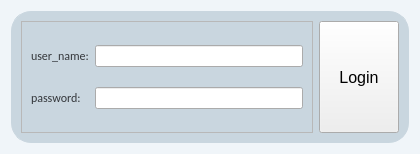
<?xml version="1.0" encoding="UTF-8"?>
<ui version="4.0">
 <class>mainWindow</class>
 <widget class="QWidget" name="mainWindow">
  <property name="geometry">
   <rect>
    <x>0</x>
    <y>0</y>
    <width>420</width>
    <height>154</height>
   </rect>
  </property>
  <property name="windowTitle">
   <string>Login</string>
  </property>
  <property name="styleSheet">
   <string notr="true">QWidget#mainWindow{
	background-color:#F0F5F9;
}
QFrame#frame{
	background-color:#C9D6DF;
	border:1px solid #C9D6DF;
	border-radius:20px;
}

QLabel{
	color:#34373b;
	font-family:Calibri;
}

QPushButton{
	font-family:Arial;
	font-size:16px;
}</string>
  </property>
  <layout class="QVBoxLayout" name="verticalLayout">
   <item>
    <widget class="QFrame" name="frame">
     <property name="frameShape">
      <enum>QFrame::StyledPanel</enum>
     </property>
     <property name="frameShadow">
      <enum>QFrame::Raised</enum>
     </property>
     <layout class="QHBoxLayout" name="horizontalLayout">
      <item>
       <widget class="QFrame" name="frame_2">
        <property name="sizePolicy">
         <sizepolicy hsizetype="Preferred" vsizetype="Preferred">
          <horstretch>0</horstretch>
          <verstretch>0</verstretch>
         </sizepolicy>
        </property>
        <property name="frameShape">
         <enum>QFrame::StyledPanel</enum>
        </property>
        <property name="frameShadow">
         <enum>QFrame::Raised</enum>
        </property>
        <layout class="QGridLayout" name="gridLayout">
         <item row="0" column="0">
          <widget class="QLabel" name="label">
           <property name="text">
            <string>user_name:</string>
           </property>
          </widget>
         </item>
         <item row="0" column="1">
          <widget class="QLineEdit" name="lineEdit"/>
         </item>
         <item row="1" column="0">
          <widget class="QLabel" name="label_2">
           <property name="text">
            <string>password:</string>
           </property>
          </widget>
         </item>
         <item row="1" column="1">
          <widget class="QLineEdit" name="lineEdit_2">
           <property name="echoMode">
            <enum>QLineEdit::Password</enum>
           </property>
          </widget>
         </item>
        </layout>
       </widget>
      </item>
      <item>
       <widget class="QPushButton" name="login">
        <property name="sizePolicy">
         <sizepolicy hsizetype="Minimum" vsizetype="Minimum">
          <horstretch>0</horstretch>
          <verstretch>0</verstretch>
         </sizepolicy>
        </property>
        <property name="text">
         <string>Login</string>
        </property>
       </widget>
      </item>
     </layout>
    </widget>
   </item>
  </layout>
 </widget>
 <resources>
  <include location="resources/envlt.qrc"/>
 </resources>
 <connections/>
</ui>
